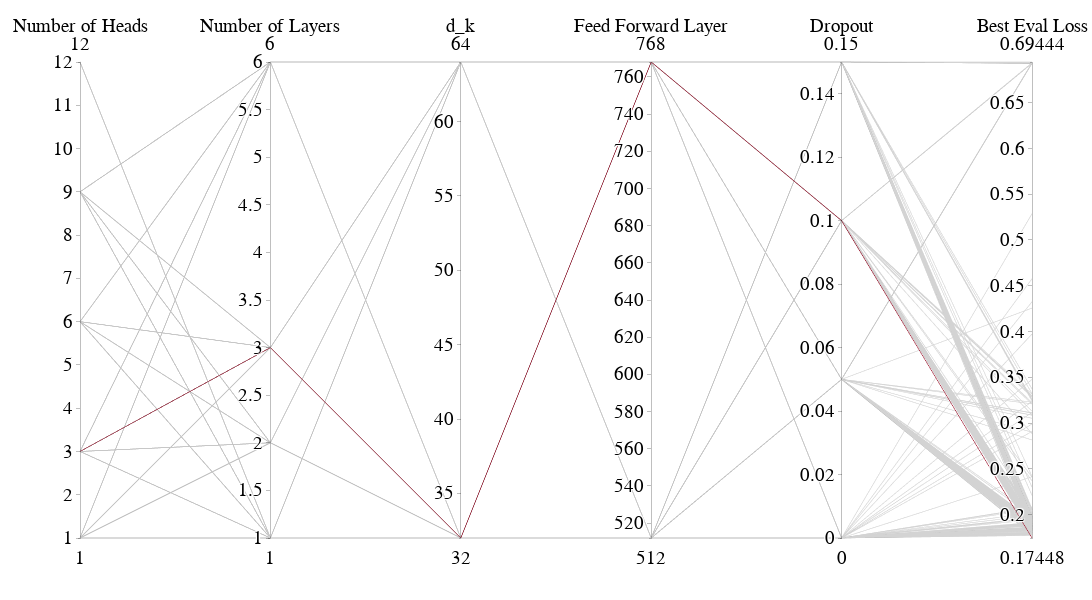

Notebook source saved alongside this figure:
### Code cell
import pandas as pd
import plotly.express as px
import os
import re

losses_folder = 'losses'
filename_pattern = r'losses_n(\d+)_l(\d+)_dk(\d+)_dff(\d+)_do([\d\.]+)_multiFold.csv'

all_losses_data = []
for filename in os.listdir(losses_folder):
    if filename.endswith(".csv"):
        match = re.search(filename_pattern, filename)
        if not match:
            continue
        n_heads = int(match.group(1))
        n_layers = int(match.group(2))
        d_k = int(match.group(3))
        dff = int(match.group(4))
        dropout = float(match.group(5))

        df_file = pd.read_csv(os.path.join(losses_folder, filename))
        df_file['n_heads'] = n_heads
        df_file['n_layers'] = n_layers
        df_file['d_k'] = d_k
        df_file['dff'] = dff
        df_file['dropout'] = dropout
        all_losses_data.append(df_file)

df_combined = pd.concat(all_losses_data, ignore_index=True)

# Best validation loss per hyperparameter combination
df_plot = df_combined.loc[
    df_combined.groupby(['n_heads', 'n_layers', 'd_k', 'dff', 'dropout'])['val_loss'].idxmin()
].reset_index(drop=True)
df_plot = df_plot.rename(columns={'val_loss': 'Best Eval Loss'})

# Rename columns
df_plot = df_plot.rename(columns={
    "n_heads": "Number of Heads",
    "n_layers": "Number of Layers",
    "d_k": "d_k",
    "dff": "Feed Forward Layer",
    "dropout": "Dropout"
})

# Highlight only the best overall combination
best_idx = df_plot["Best Eval Loss"].idxmin()
df_plot["BestFlag"] = 0
df_plot.loc[best_idx, "BestFlag"] = 1

fig2 = px.parallel_coordinates(
    df_plot,
    color="BestFlag",
    dimensions=[
        "Number of Heads",
        "Number of Layers",
        "d_k",
        "Feed Forward Layer",
        "Dropout",
        "Best Eval Loss"
    ],
    color_continuous_scale=[[0, "lightgray"], [1, "#9A031E"]],
    range_color=[0, 1]
)

# Hide colorbar and enforce consistent layout/font
fig2.update_layout(
    autosize=False,
    width=1400,
     height=600,
    margin=dict(l=80, r=60, t=60, b=60),
    plot_bgcolor="white",
    font=dict(family="Arial", size=23, color="black"),coloraxis_showscale=False
)

fig2.show()

### Figure 1 — Plotly figure (JSON) as saved in the notebook; plotly's stock layout.template omitted (floating-point values rounded to 4 significant figures; data arrays with more than 128 entries replaced by an {"elided": "..."} marker saying what was removed)
{"data": [{"dimensions": [{"label": "Number of Heads", "values": {"elided": "272 int values"}}, {"label": "Number of Layers", "values": {"elided": "272 int values"}}, {"label": "d_k", "values": {"elided": "272 int values"}}, {"label": "Feed Forward Layer", "values": {"elided": "272 int values"}}, {"label": "Dropout", "values": {"elided": "272 float values"}}, {"label": "Best Eval Loss", "values": {"elided": "272 float values"}}], "domain": {"x": [0, 1], "y": [0, 1]}, "line": {"color": {"elided": "272 int values"}, "coloraxis": "coloraxis"}, "name": "", "type": "parcoords"}], "layout": {"autosize": false, "coloraxis": {"cmax": 1, "cmin": 0, "colorbar": {"title": {"text": "BestFlag"}}, "colorscale": [[0, "lightgray"], [1, "#9A031E"]], "showscale": false}, "font": {"color": "black", "family": "Arial", "size": 23}, "height": 600, "legend": {"tracegroupgap": 0}, "margin": {"b": 60, "l": 80, "r": 60, "t": 60}, "plot_bgcolor": "white", "width": 1400}}
